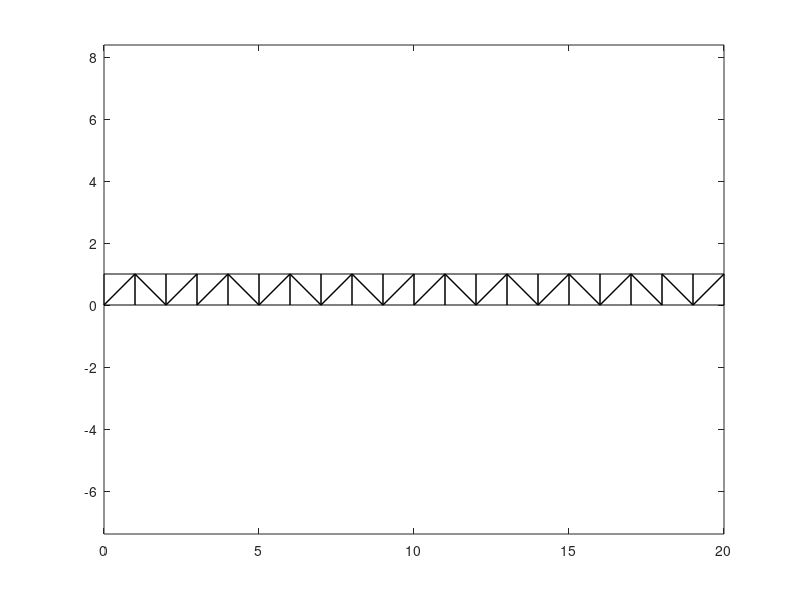

Here is the MATLAB script that generated this plot:
%% given values

% thickness (m)
t = 100;

% Young's modulus (Pa)
E = 200e+9;

% Poisson's ratio
nu = 0.3;

% weight per unit length (N/m)
w = 100e+3;

% stress = D * strain, plane strain
D = [
    1-nu, nu, 0;
    nu, 1-nu, 0;
    0, 0, (1-2*nu)/2
    ] * E / (1 + nu) / (1 - 2 * nu);

% boundary (m)
boundary = [
    0, 0;
    20, 0;
    20, 1;
    0, 1
    ];

% given nodes
initial_node = zeros(42, 2);
for i = 1:21
    initial_node(2*i-1, :) = [i-1, 0];
    initial_node(2*i, :) = [i-1, 1];
end

% given elements from given nodes
initial_element = zeros(40, 3);
for i = 1:20
    initial_element(2*i-1, :) = [2*i-1, 2*i+1, 2*i];
    initial_element(2*i, :) = [2*i, 2*i+1, 2*i+2];
end

elem = delaunay(initial_node);
triplot(elem, initial_node(:, 1), initial_node(:, 2), 'k');
axis equal

%%
